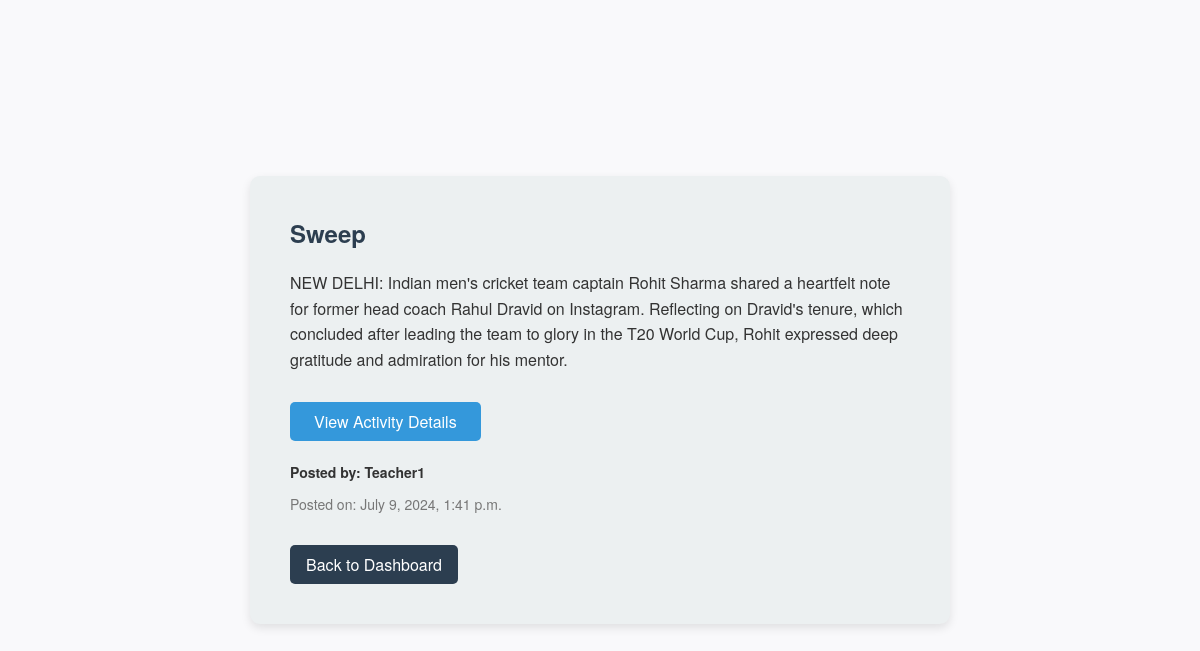
Screenshot of /announcement_info/6/ with the database file from the repository.
### activityPointsApp/models.py (models this page shows, shortened)
class Announcement(models.Model):
    title = models.CharField(max_length=255)
    content = models.TextField()
    date_posted = models.DateTimeField(default=timezone.now)
    posted_by = models.ForeignKey(Teacher, on_delete=models.CASCADE)
    activity_link = models.URLField(blank=True, null=True)  # Link related to an activity

class Teacher(models.Model):
    name = models.CharField(max_length=20)
    email = models.EmailField(unique=True)
    password = models.CharField(max_length=20)
    department = models.CharField(max_length=3)
    def __str__(self):
        return self.name

### activityPointsApp/views.py (the view)
# urls.py: path('announcement_info/<int:announcement_id>/', activity_detail, name='activity_detail')
def activity_detail(request, announcement_id):
    announcement = get_object_or_404(Announcement, id=announcement_id)
    return render(request, 'announcement_detail.html', {'announcement': announcement})

### activityPointsApp/templates/announcement_detail.html (shortened to what this page needs)
{% load static %}
<!DOCTYPE html>
<html>
<head>
    <link rel="stylesheet" href="{% static 'announcement_detail.css' %}">
</head>
<body>
    <div class="container">
        <h2>{{ announcement.title }}</h2>
        <p>{{ announcement.content }}</p>
        {% if announcement.activity_link %}
            <a href="{{ announcement.activity_link }}" target="_blank" class="activity-link">View Activity Details</a>
        {% else %}
            <p class="no-link">No activity link provided.</p>
        {% endif %}
        <p class="posted-by">Posted by: {{ announcement.posted_by }}</p>
        <p class="posted-on">Posted on: {{ announcement.date_posted }}</p>
        {% if request.session.teacher_email %}
            <a href="{% url 'manage_announcements' %}" class="back-link">Back to Announcements</a>
        {% else %}
            <a href="{% url "dashboard" %}" class="back-link">Back to Dashboard</a>
        {% endif %}
    </div>
</body>
</html>

### activityPointsApp/static/announcement_detail.css (style rules this page uses)
* { box-sizing: border-box; margin: 0; padding: 0; font-family: 'Helvetica Neue', Arial, sans-serif; }
body { background-color: #f9f9fb; display: flex; justify-content: center; align-items: center; height: 100vh; padding: 10px; }
.container { background-color: #ecf0f1; padding: 40px; border-radius: 10px; box-shadow: 0 4px 10px rgba(0, 0, 0, 0.1); width: 70%; max-width: 700px; text-align: left; margin: auto; }
h2 { margin-bottom: 20px; color: #2c3e50; }
p { margin-bottom: 1.5%; color: #333; line-height: 1.6; }
.activity-link { display: inline-block; margin-top: 20px; background-color: #3498db; color: white; padding: 8px 24px; border-radius: 5px; text-decoration: none; }
.posted-by { margin-top: 20px; font-weight: bold; font-size: 14px; }
.posted-on { color: #777; font-size: 14px; margin-top: 10px; }
.back-link { display: inline-block; margin-top: 20px; background-color: #2c3e50; color: white; padding: 8px 16px; border-radius: 5px; text-decoration: none; }

### rows the page displays
Announcement: title "Sweep", content "NEW DELHI: Indian men's cricket team captain Rohit Sharma shared a heartfelt note for former head coach Rahul Dravid on Instagram. Reflecting on Dravid's tenure, which concluded after leading the team to glory in the T20 World Cup, Rohit expressed deep gratitude and admiration for his mentor.", posted_by "Teacher1", date_posted "July 9, 2024, 1:41 p.m."
